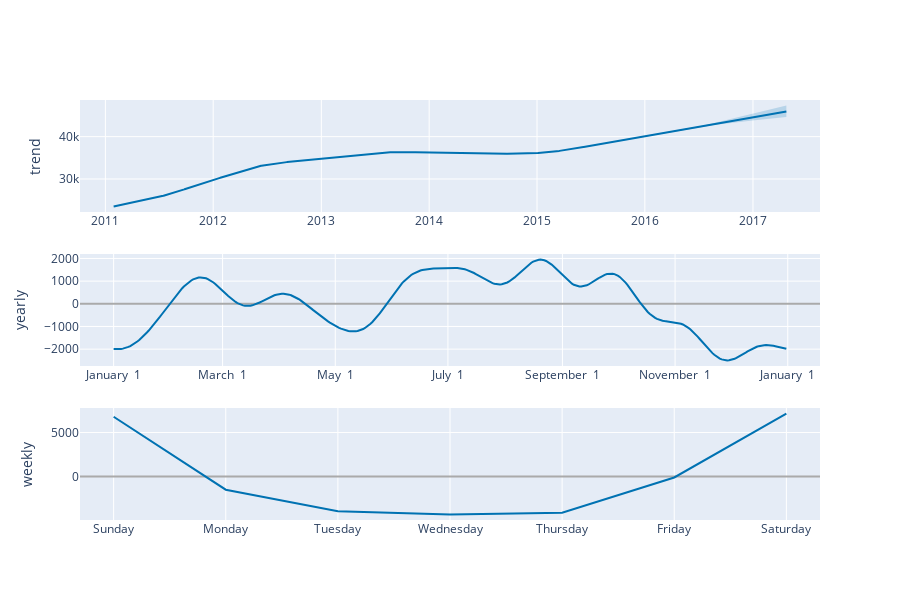

Notebook source saved alongside this figure:
### Markdown cell above
Break down the results

### Code cell
plot_components_plotly(m, forecast)

### Figure 1 — Plotly figure (JSON) as saved in the notebook; plotly's stock layout.template omitted (floating-point values rounded to 4 significant figures; data arrays with more than 128 entries replaced by an {"elided": "..."} marker saying what was removed)
{"data": [{"line": {"color": "#0072B2", "width": 2}, "mode": "lines", "name": "trend", "type": "scatter", "x": {"elided": "2278 str values"}, "xaxis": "x", "y": {"elided": "2278 float values"}, "yaxis": "y"}, {"line": {"color": "rgba(0, 114, 178, 0.2)", "width": 0}, "mode": "lines", "name": "trend_upper", "type": "scatter", "x": {"elided": "2278 str values"}, "xaxis": "x", "y": {"elided": "2278 float values"}, "yaxis": "y"}, {"fill": "tonexty", "fillcolor": "rgba(0, 114, 178, 0.2)", "line": {"color": "rgba(0, 114, 178, 0.2)", "width": 0}, "mode": "lines", "name": "trend_lower", "type": "scatter", "x": {"elided": "2278 str values"}, "xaxis": "x", "y": {"elided": "2278 float values"}, "yaxis": "y"}, {"line": {"color": "#0072B2", "width": 2}, "mode": "lines", "name": "yearly", "type": "scatter", "x": {"elided": "365 str values"}, "xaxis": "x2", "y": {"elided": "365 float values"}, "yaxis": "y2"}, {"line": {"color": "#0072B2", "width": 2}, "mode": "lines", "name": "weekly", "type": "scatter", "x": ["2017-01-01T00:00:00", "2017-01-02T00:00:00", "2017-01-03T00:00:00", "2017-01-04T00:00:00", "2017-01-05T00:00:00", "2017-01-06T00:00:00", "2017-01-07T00:00:00"], "xaxis": "x3", "y": [6787.0, -1493.0, -3928.0, -4296.0, -4110.0, -105.0, 7144.0], "yaxis": "y3"}], "layout": {"height": 600, "showlegend": false, "width": 900, "xaxis": {"anchor": "y", "domain": [0, 1], "range": ["2010-10-07T03:36:00", "2017-08-15T20:24:00"], "type": "date"}, "xaxis2": {"anchor": "y2", "domain": [0, 1], "range": ["2016-12-13T18:54:02.958904115", "2018-01-18T11:04:57.863013581"], "tickformat": "%B %e", "type": "date"}, "xaxis3": {"anchor": "y3", "domain": [0, 1], "range": ["2016-12-31T16:48:00", "2017-01-07T07:12:00"], "tickformat": "%A", "type": "date"}, "yaxis": {"anchor": "x", "domain": [0.7333, 1], "rangemode": "normal", "title": {"text": "trend"}, "zerolinecolor": "#AAA"}, "yaxis2": {"anchor": "x2", "domain": [0.3667, 0.6333], "title": {"text": "yearly"}, "zerolinecolor": "#AAA"}, "yaxis3": {"anchor": "x3", "domain": [0, 0.2667], "title": {"text": "weekly"}, "zerolinecolor": "#AAA"}}}
